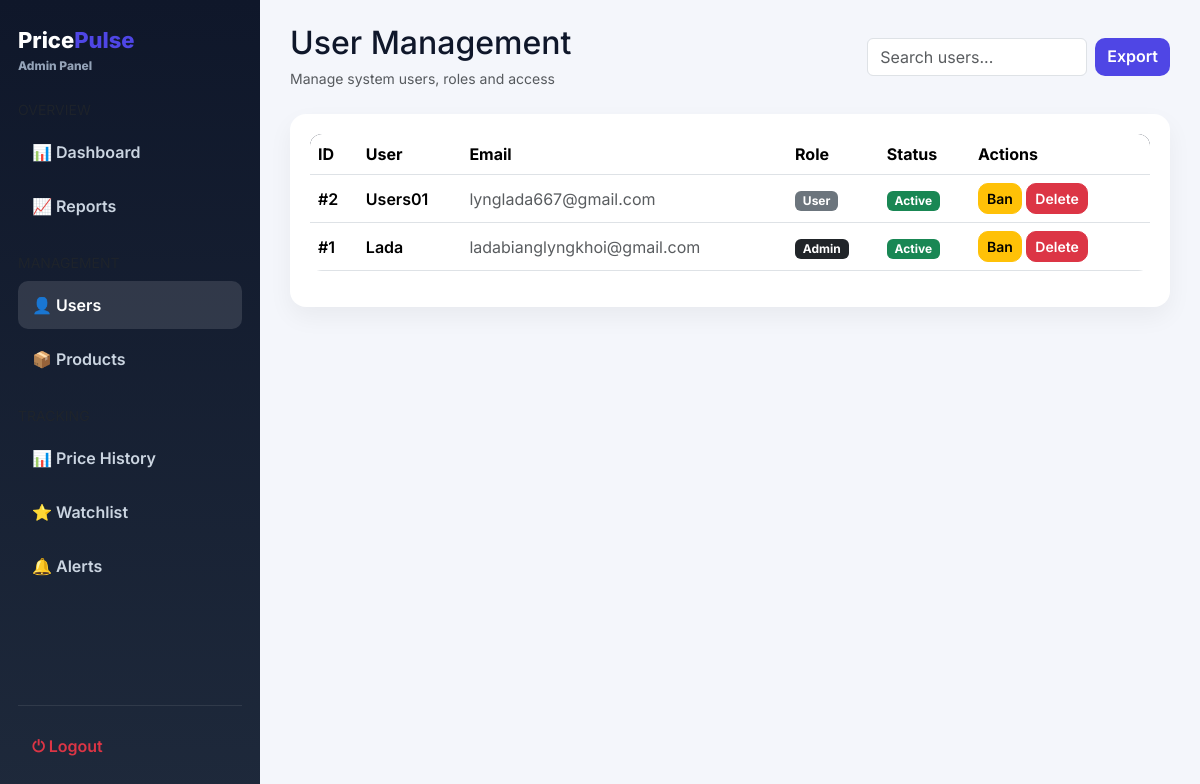
Page /admin/users (signed in) on the committed database.
### app/models/user.py (models this page shows)
class User(db.Model, UserMixin):
    __tablename__ = "users"
    id = db.Column(db.Integer, primary_key=True)
    username = db.Column(db.String(100), unique=True, nullable=False)
    email = db.Column(db.String(150), unique=True, nullable=False)
    password = db.Column(db.String(255), nullable=False)
    role = db.Column(db.String(20), default="user")
    is_active = db.Column(db.Boolean, default=True)
    products = db.relationship("Product", backref="user", lazy=True)

### app/routes/admin.py (the view)
@admin_bp.route("/users")
@login_required
def users():
    if not admin_required():
        return redirect(url_for("web.dashboard"))
    page = request.args.get("page", 1, type=int)
    users = User.query.order_by(User.id.desc()).paginate(
        page=page,
        per_page=10,
        error_out=False
    )
    return render_template("admin/users.html", users=users)

### app/extensions.py (called while the page is built)
@login_manager.user_loader
def load_user(user_id):
    from app.extensions import db
    from app.models.user import User
    return db.session.get(User, int(user_id))

### app/routes/admin.py (called while the page is built)
def is_admin():
    return (
        current_user.is_authenticated and
        hasattr(current_user, "role") and
        current_user.role == "admin"
    )

def admin_required():
    if not is_admin():
        flash("Access denied. Admin only.", "danger")
        return False
    return True

### app/templates/admin/users.html (shortened to what this page needs)
{% extends "admin/base_admin.html" %}
{% block content %}
<div class="d-flex justify-content-between align-items-center mb-4 flex-wrap gap-2">
    <div>
        <h2 class="page-title mb-1">User Management</h2>
        <small class="text-muted">Manage system users, roles and access</small>
    </div>
    <div class="d-flex gap-2">
        <input type="text" id="userSearch" class="form-control" placeholder="Search users..." style="max-width:220px;">
        <a href="{{ url_for('admin.export_users') }}" class="btn btn-primary">
            Export
        </a>
    </div>
</div>
<div class="card-box">
    {% if users %}
    <div class="table-responsive">
        <table class="table table-hover align-middle" id="userTable">
            <thead>
                <tr>
                    <th>ID</th>
                    <th>User</th>
                    <th>Email</th>
                    <th>Role</th>
                    <th>Status</th>
                    <th style="width:180px;">Actions</th>
                </tr>
            </thead>
            <tbody>
            {% for user in users %}
            <tr>
                <td class="fw-semibold">#{{ user.id }}</td>
                <td>
                    <div class="fw-semibold">{{ user.username }}</div>
                </td>
                <td class="text-muted">{{ user.email }}</td>
                <td>
                    {% if user.role == "admin" %}
                        <span class="badge bg-dark">Admin</span>
                    {% else %}
                        <span class="badge bg-secondary">User</span>
                    {% endif %}
                </td>
                <td>
                    {% if user.is_active %}
                        <span class="badge bg-success">Active</span>
                    {% else %}
                        <span class="badge bg-danger">Banned</span>
                    {% endif %}
                </td>
                <td>
                    <a href="{{ url_for('admin.toggle_ban', user_id=user.id) }}"
                       class="btn btn-warning btn-sm"
                       onclick="return confirm('Are you sure you want to change status?')">
                        {% if user.is_active %}
                            Ban
                        {% else %}
                            Unban
                        {% endif %}
                    </a>
                    <a href="{{ url_for('admin.delete_user', user_id=user.id) }}"
                       class="btn btn-danger btn-sm"
                       onclick="return confirm('Delete this user permanently?')">
                        Delete
                    </a>
                </td>
            </tr>
            {% endfor %}
            </tbody>
        </table>
    </div>
    {% endif %}
</div>
{% endblock %}

### app/templates/admin/base_admin.html (style rules this page uses)
:root { --bg:#f4f6fb; --card:#ffffff; --primary:#4f46e5; --sidebar:#0f172a; --sidebar-light:#1e293b; --text:#0f172a; --muted:#64748b; --border:#e5e7eb; --radius:16px; }
body { margin:0; font-family:'Inter',sans-serif; background:var(--bg); color:var(--text); }
.card-box { background:var(--card); padding:20px; border-radius:var(--radius); box-shadow:0 10px 25px rgba(0,0,0,.05); transition:.2s; }
.table { background:white; border-radius:12px; overflow:hidden; }
.table thead { background:#0f172a; color:white; }
.btn-primary { background:var(--primary); border:none; }
.btn { border-radius:10px; font-weight:600; }

### rows in the picture
User: id "2", username "Users01", email "lynglada667@gmail.com", role "User", is_active "Active"
User: id "1", username "Lada", email "ladabianglyngkhoi@gmail.com", role "Admin", is_active "Active"
